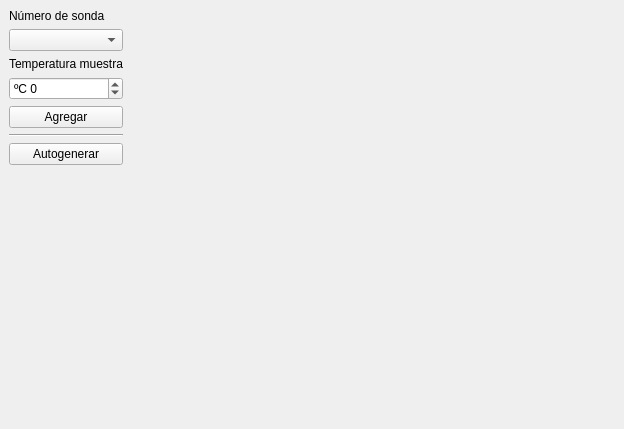
<?xml version="1.0" encoding="UTF-8"?>
<ui version="4.0">
 <class>MainWindow</class>
 <widget class="QMainWindow" name="MainWindow">
  <property name="geometry">
   <rect>
    <x>0</x>
    <y>0</y>
    <width>624</width>
    <height>429</height>
   </rect>
  </property>
  <property name="sizePolicy">
   <sizepolicy hsizetype="Preferred" vsizetype="Preferred">
    <horstretch>0</horstretch>
    <verstretch>0</verstretch>
   </sizepolicy>
  </property>
  <property name="windowTitle">
   <string>MainWindow</string>
  </property>
  <widget class="QWidget" name="centralwidget">
   <layout class="QHBoxLayout" name="horizontalLayout_3">
    <item>
     <layout class="QVBoxLayout" name="verticalLayout">
      <item>
       <widget class="QLabel" name="label_2">
        <property name="text">
         <string>Número de sonda</string>
        </property>
       </widget>
      </item>
      <item>
       <widget class="QComboBox" name="comboBox">
        <property name="placeholderText">
         <string/>
        </property>
       </widget>
      </item>
      <item>
       <widget class="QLabel" name="label">
        <property name="text">
         <string>Temperatura muestra</string>
        </property>
       </widget>
      </item>
      <item>
       <widget class="QSpinBox" name="spinBox">
        <property name="prefix">
         <string>ºC </string>
        </property>
        <property name="minimum">
         <number>-100</number>
        </property>
        <property name="maximum">
         <number>100</number>
        </property>
       </widget>
      </item>
      <item>
       <widget class="QPushButton" name="pushButton">
        <property name="text">
         <string>Agregar</string>
        </property>
       </widget>
      </item>
      <item>
       <widget class="Line" name="line">
        <property name="orientation">
         <enum>Qt::Horizontal</enum>
        </property>
       </widget>
      </item>
      <item>
       <widget class="QPushButton" name="pushButton_2">
        <property name="text">
         <string>Autogenerar</string>
        </property>
       </widget>
      </item>
      <item>
       <spacer name="verticalSpacer">
        <property name="orientation">
         <enum>Qt::Vertical</enum>
        </property>
        <property name="sizeHint" stdset="0">
         <size>
          <width>20</width>
          <height>40</height>
         </size>
        </property>
       </spacer>
      </item>
     </layout>
    </item>
    <item>
     <widget class="PlotWidget" name="widget" native="true">
      <property name="sizePolicy">
       <sizepolicy hsizetype="Expanding" vsizetype="Preferred">
        <horstretch>0</horstretch>
        <verstretch>0</verstretch>
       </sizepolicy>
      </property>
     </widget>
    </item>
   </layout>
  </widget>
 </widget>
 <customwidgets>
  <customwidget>
   <class>PlotWidget</class>
   <extends>QWidget</extends>
   <header>pyqtgraph</header>
   <container>1</container>
  </customwidget>
 </customwidgets>
 <resources/>
 <connections/>
</ui>
